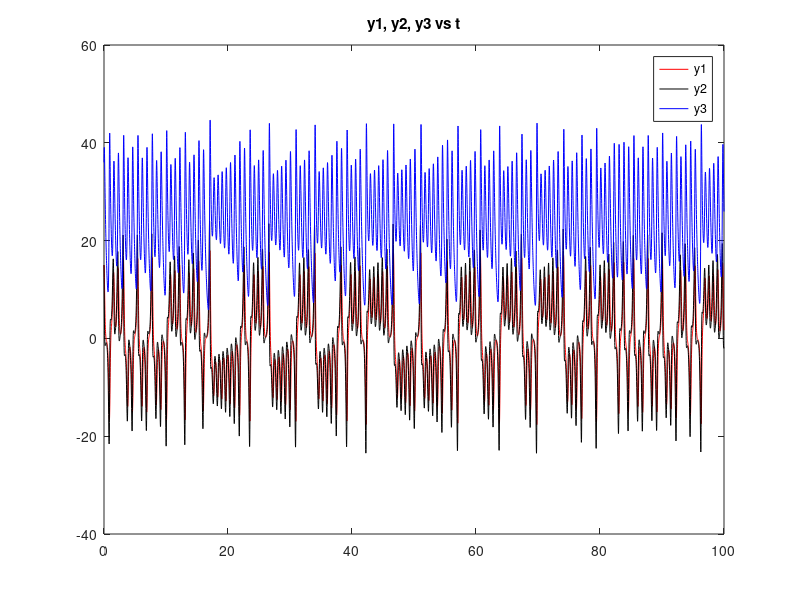
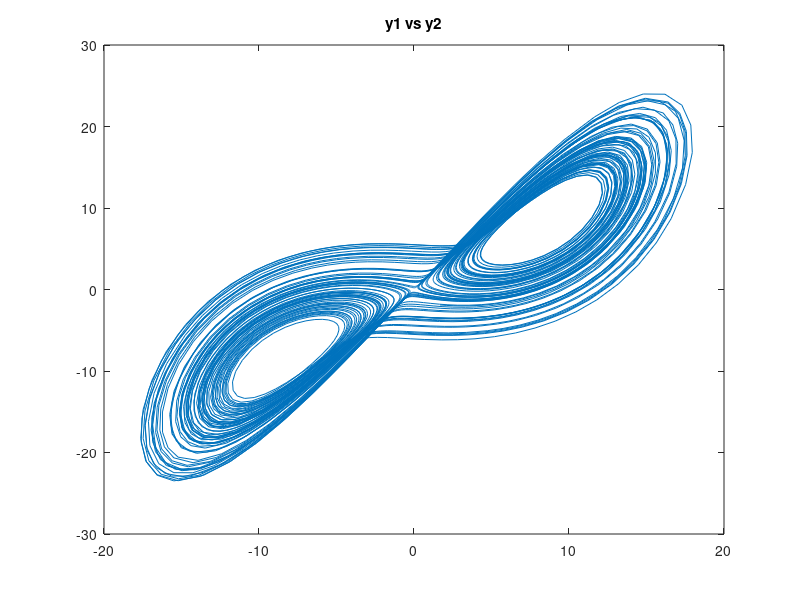
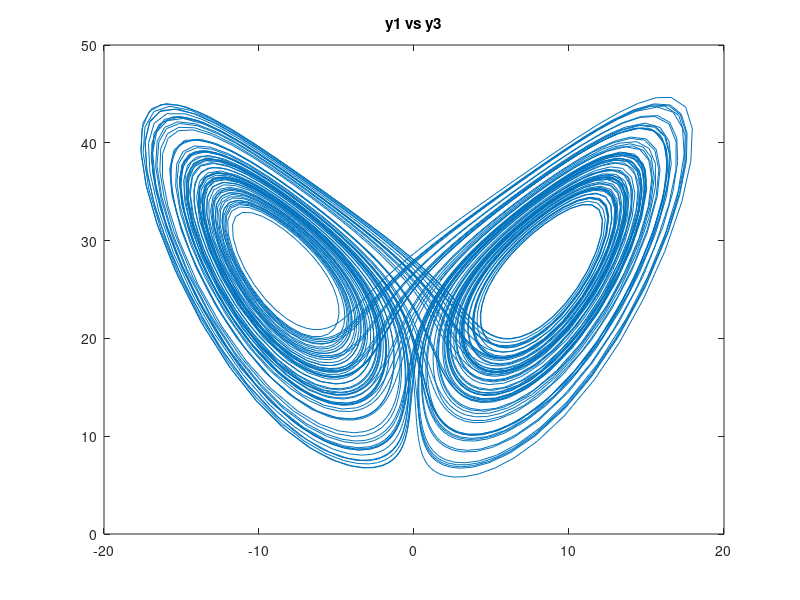
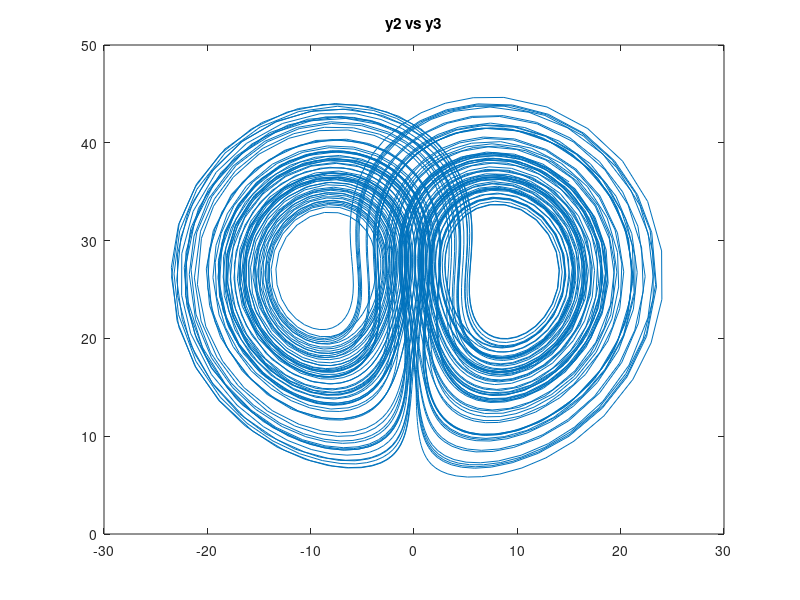

Write MATLAB code to recreate these figures, in order.
clear all ; close all;
offset = 1e-10;
mul = randi([-5 5]);
sig = 10+mul*offset;
b = 8/3+mul*offset;
r = 28+mul*offset;
y1_0 = 15;
y2_0 = 15;
y3_0 = 36;
Y_0 = [y1_0 + mul*offset ; y2_0 + mul*offset ; y3_0 + mul*offset];
tspan = [0 100];
dY = @(t,y) [sig*(y(2) - y(1)) ; r*y(1) - y(2) - y(1)*y(3) ; y(1)*y(2) - b*y(3)];
[t,Y] = ode45(dY,tspan,Y_0);
figure(1)
plot(t,Y(:,1),'r',t,Y(:,2),'k',t,Y(:,3),'b');
title('y1, y2, y3 vs t');
legend('y1','y2','y3');
figure(2)
plot(Y(:,1),Y(:,2));
title('y1 vs y2');
figure(3)
plot(Y(:,1),Y(:,3));
title('y1 vs y3');
figure(4)
plot(Y(:,2),Y(:,3));
title('y2 vs y3');
% figure(5)
% plot3(Y(:,1),Y(:,2),Y(:,3));